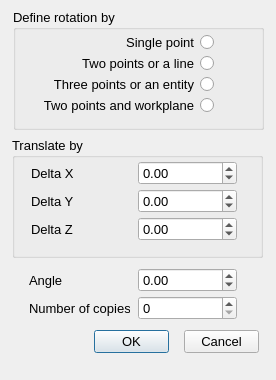
<?xml version="1.0" encoding="UTF-8"?>
<ui version="4.0">
 <class>Rotate_Dialog</class>
 <widget class="QDialog" name="Rotate_Dialog">
  <property name="geometry">
   <rect>
    <x>0</x>
    <y>0</y>
    <width>276</width>
    <height>380</height>
   </rect>
  </property>
  <property name="minimumSize">
   <size>
    <width>276</width>
    <height>380</height>
   </size>
  </property>
  <property name="maximumSize">
   <size>
    <width>276</width>
    <height>380</height>
   </size>
  </property>
  <property name="font">
   <font>
    <pointsize>10</pointsize>
   </font>
  </property>
  <property name="windowTitle">
   <string>Rotate Options</string>
  </property>
  <widget class="QPushButton" name="_2">
   <property name="geometry">
    <rect>
     <x>184</x>
     <y>330</y>
     <width>75</width>
     <height>23</height>
    </rect>
   </property>
   <property name="text">
    <string>Cancel</string>
   </property>
   <property name="autoDefault">
    <bool>false</bool>
   </property>
  </widget>
  <widget class="QPushButton" name="_1">
   <property name="geometry">
    <rect>
     <x>94</x>
     <y>330</y>
     <width>75</width>
     <height>23</height>
    </rect>
   </property>
   <property name="text">
    <string>OK</string>
   </property>
   <property name="default">
    <bool>true</bool>
   </property>
  </widget>
  <widget class="QGroupBox" name="groupBox">
   <property name="geometry">
    <rect>
     <x>13</x>
     <y>9</y>
     <width>251</width>
     <height>121</height>
    </rect>
   </property>
   <property name="font">
    <font>
     <pointsize>10</pointsize>
    </font>
   </property>
   <property name="title">
    <string>Define rotation by</string>
   </property>
   <widget class="QRadioButton" name="_99">
    <property name="geometry">
     <rect>
      <x>20</x>
      <y>23</y>
      <width>181</width>
      <height>20</height>
     </rect>
    </property>
    <property name="font">
     <font>
      <pointsize>10</pointsize>
     </font>
    </property>
    <property name="layoutDirection">
     <enum>Qt::RightToLeft</enum>
    </property>
    <property name="text">
     <string>Single point</string>
    </property>
   </widget>
   <widget class="QRadioButton" name="_100">
    <property name="geometry">
     <rect>
      <x>20</x>
      <y>44</y>
      <width>181</width>
      <height>20</height>
     </rect>
    </property>
    <property name="font">
     <font>
      <pointsize>10</pointsize>
     </font>
    </property>
    <property name="layoutDirection">
     <enum>Qt::RightToLeft</enum>
    </property>
    <property name="text">
     <string>Two points or a line</string>
    </property>
   </widget>
   <widget class="QRadioButton" name="_101">
    <property name="geometry">
     <rect>
      <x>20</x>
      <y>65</y>
      <width>181</width>
      <height>20</height>
     </rect>
    </property>
    <property name="font">
     <font>
      <pointsize>10</pointsize>
     </font>
    </property>
    <property name="layoutDirection">
     <enum>Qt::RightToLeft</enum>
    </property>
    <property name="text">
     <string>Three points or an entity</string>
    </property>
   </widget>
   <widget class="QRadioButton" name="_102">
    <property name="geometry">
     <rect>
      <x>20</x>
      <y>86</y>
      <width>181</width>
      <height>20</height>
     </rect>
    </property>
    <property name="font">
     <font>
      <pointsize>10</pointsize>
     </font>
    </property>
    <property name="layoutDirection">
     <enum>Qt::RightToLeft</enum>
    </property>
    <property name="text">
     <string>Two points and workplane</string>
    </property>
   </widget>
  </widget>
  <widget class="QLabel" name="label_7">
   <property name="geometry">
    <rect>
     <x>29</x>
     <y>298</y>
     <width>101</width>
     <height>20</height>
    </rect>
   </property>
   <property name="font">
    <font>
     <pointsize>10</pointsize>
    </font>
   </property>
   <property name="text">
    <string>Number of copies</string>
   </property>
   <property name="alignment">
    <set>Qt::AlignLeading|Qt::AlignLeft|Qt::AlignVCenter</set>
   </property>
  </widget>
  <widget class="QLabel" name="label_8">
   <property name="geometry">
    <rect>
     <x>29</x>
     <y>270</y>
     <width>91</width>
     <height>20</height>
    </rect>
   </property>
   <property name="font">
    <font>
     <pointsize>10</pointsize>
    </font>
   </property>
   <property name="text">
    <string>Angle</string>
   </property>
   <property name="alignment">
    <set>Qt::AlignLeading|Qt::AlignLeft|Qt::AlignVCenter</set>
   </property>
  </widget>
  <widget class="QGroupBox" name="groupBox_2">
   <property name="geometry">
    <rect>
     <x>12</x>
     <y>137</y>
     <width>251</width>
     <height>121</height>
    </rect>
   </property>
   <property name="font">
    <font>
     <pointsize>10</pointsize>
    </font>
   </property>
   <property name="title">
    <string>Translate by</string>
   </property>
   <widget class="QLabel" name="label_10">
    <property name="geometry">
     <rect>
      <x>19</x>
      <y>82</y>
      <width>91</width>
      <height>20</height>
     </rect>
    </property>
    <property name="font">
     <font>
      <pointsize>10</pointsize>
     </font>
    </property>
    <property name="text">
     <string>Delta Z</string>
    </property>
    <property name="alignment">
     <set>Qt::AlignLeading|Qt::AlignLeft|Qt::AlignVCenter</set>
    </property>
   </widget>
   <widget class="QLabel" name="label_11">
    <property name="geometry">
     <rect>
      <x>19</x>
      <y>26</y>
      <width>91</width>
      <height>20</height>
     </rect>
    </property>
    <property name="font">
     <font>
      <pointsize>10</pointsize>
     </font>
    </property>
    <property name="text">
     <string>Delta X</string>
    </property>
    <property name="alignment">
     <set>Qt::AlignLeading|Qt::AlignLeft|Qt::AlignVCenter</set>
    </property>
   </widget>
   <widget class="QLabel" name="label_12">
    <property name="geometry">
     <rect>
      <x>19</x>
      <y>54</y>
      <width>91</width>
      <height>20</height>
     </rect>
    </property>
    <property name="font">
     <font>
      <pointsize>10</pointsize>
     </font>
    </property>
    <property name="text">
     <string>Delta Y</string>
    </property>
    <property name="alignment">
     <set>Qt::AlignLeading|Qt::AlignLeft|Qt::AlignVCenter</set>
    </property>
   </widget>
   <widget class="RCDoubleSpinBox" name="_105">
    <property name="geometry">
     <rect>
      <x>126</x>
      <y>80</y>
      <width>99</width>
      <height>24</height>
     </rect>
    </property>
    <property name="minimum">
     <double>-1000000000.000000000000000</double>
    </property>
    <property name="maximum">
     <double>1000000000.000000000000000</double>
    </property>
   </widget>
   <widget class="RCDoubleSpinBox" name="_104">
    <property name="geometry">
     <rect>
      <x>126</x>
      <y>52</y>
      <width>99</width>
      <height>24</height>
     </rect>
    </property>
    <property name="minimum">
     <double>-1000000000.000000000000000</double>
    </property>
    <property name="maximum">
     <double>1000000000.000000000000000</double>
    </property>
   </widget>
   <widget class="RCDoubleSpinBox" name="_103">
    <property name="geometry">
     <rect>
      <x>126</x>
      <y>24</y>
      <width>99</width>
      <height>24</height>
     </rect>
    </property>
    <property name="minimum">
     <double>-1000000000.000000000000000</double>
    </property>
    <property name="maximum">
     <double>1000000000.000000000000000</double>
    </property>
   </widget>
  </widget>
  <widget class="RCIntegerSpinBox" name="_107">
   <property name="geometry">
    <rect>
     <x>138</x>
     <y>296</y>
     <width>99</width>
     <height>24</height>
    </rect>
   </property>
   <property name="maximum">
    <number>10000</number>
   </property>
  </widget>
  <widget class="RCDoubleSpinBox" name="_106">
   <property name="geometry">
    <rect>
     <x>138</x>
     <y>268</y>
     <width>99</width>
     <height>24</height>
    </rect>
   </property>
   <property name="minimum">
    <double>-100000.000000000000000</double>
   </property>
   <property name="maximum">
    <double>100000.000000000000000</double>
   </property>
  </widget>
 </widget>
 <customwidgets>
  <customwidget>
   <class>RCDoubleSpinBox</class>
   <extends>QDoubleSpinBox</extends>
   <header>../RealCADQt/source/rcdoublespinbox.h</header>
  </customwidget>
  <customwidget>
   <class>RCIntegerSpinBox</class>
   <extends>QSpinBox</extends>
   <header>../RealCADQt/source/rcintegerspinbox.h</header>
  </customwidget>
 </customwidgets>
 <resources/>
 <connections/>
</ui>
